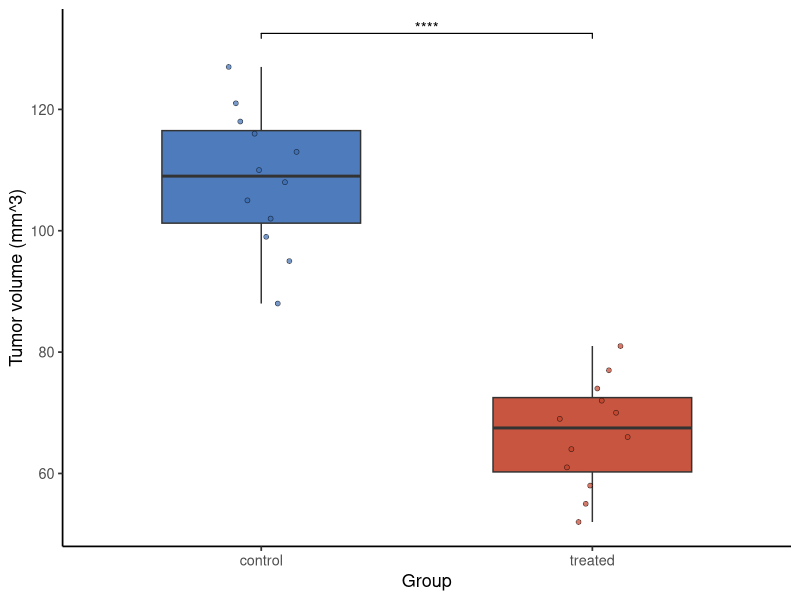

The R source for this figure:
#!/usr/bin/env Rscript
# Standalone reproduction of this figure. Run inside the pinned pubready
# container (see REPRODUCE.md) from this bundle folder.
suppressPackageStartupMessages({
  library(ggplot2); library(ggpubr); library(rstatix); library(readr)
})

df <- as.data.frame(read_csv("input_volume.csv", show_col_types = FALSE))
df[["group"]] <- factor(df[["group"]])
df[["volume"]] <- as.numeric(df[["volume"]])

stat <- rstatix::t_test(df, volume ~ group, paired = FALSE, var.equal = TRUE)
stat <- rstatix::add_significance(stat)
stat <- rstatix::add_xy_position(stat, x = "group")

point_k <- ave(seq_len(nrow(df)), df[["group"]], FUN = seq_along)
df$.point_x <- as.integer(df[["group"]]) + -0.12 + 0.24 * ((point_k * 0.6180339887498949) %% 1)
p <- ggplot(df, aes(x = .data[["group"]], y = .data[["volume"]])) +
  geom_boxplot(aes(fill = .data[["group"]]), width = 0.6, outlier.shape = NA, alpha = 0.9) +
  geom_point(aes(x = .point_x, fill = .data[["group"]]), size = 1.5, alpha = 0.7, shape = 21, stroke = 0.3) +
  scale_fill_manual(values = c("#3B6DB3", "#C1432B")) +
  stat_pvalue_manual(stat, label = "p.signif", tip.length = 0.01, bracket.size = 0.4) +
  labs(x = "Group", y = "Tumor volume (mm^3)") +
  theme_classic(base_size = 13) +
  theme(legend.position = "none")

ggsave("figure_volume_prism.pdf", p, width = 3.8, height = 4.0)
cat("Reproduced figure.\n")
